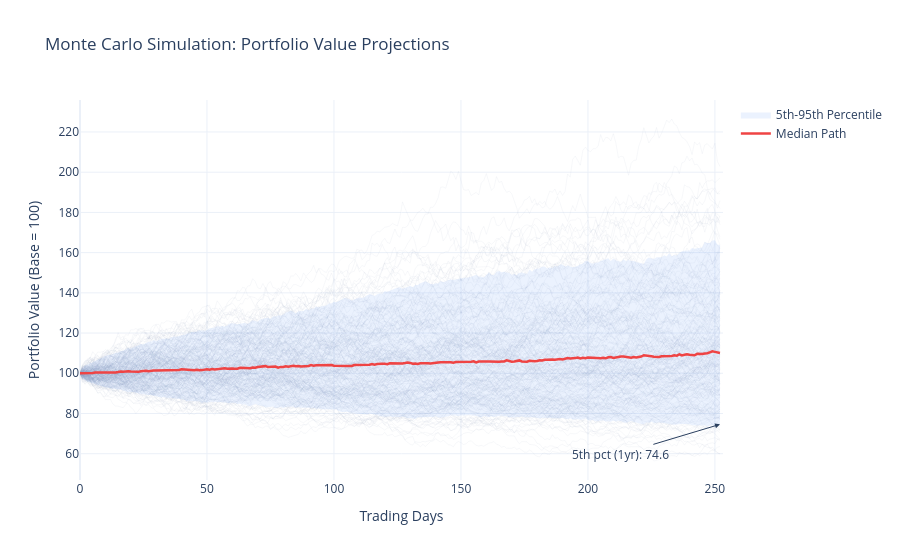

Notebook code cell kept with this figure:
### Markdown cell above
## 3. Simulation Paths

### Code cell
fig = plot_price_paths(paths, stats, var_cvar)
fig.show()
